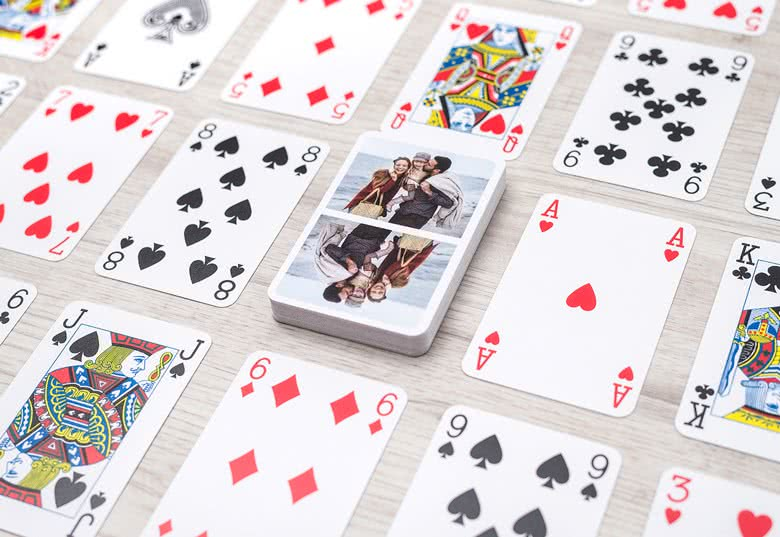
#> input picture cards.jpg, 780 x 537 px, given in place of the camera
$ jupyter execute 'Project 2.ipynb'   (text cells are left out)
#> lines starting #> are read from the running program, lines starting #| are printed output that depends on the picture; after the words box and inside, x2 and y2 are one past the last pixel; in counts of white or black regions, pixels touching at a corner belong together
#> further down, img is the input picture: shape (537, 780, 3); mean B, G, R 215.6, 213.9, 221.7
[cell 1]
import cv2
import numpy as np
height = 640
width = 480
cap = cv2.VideoCapture(1)
cap.set(0, height) #Width
cap.set(4, width) #Height
cap.set(10, 100) #Brightness
def preProcessing(img):
    imgGray = cv2.cvtColor(img, cv2.COLOR_BGR2GRAY)
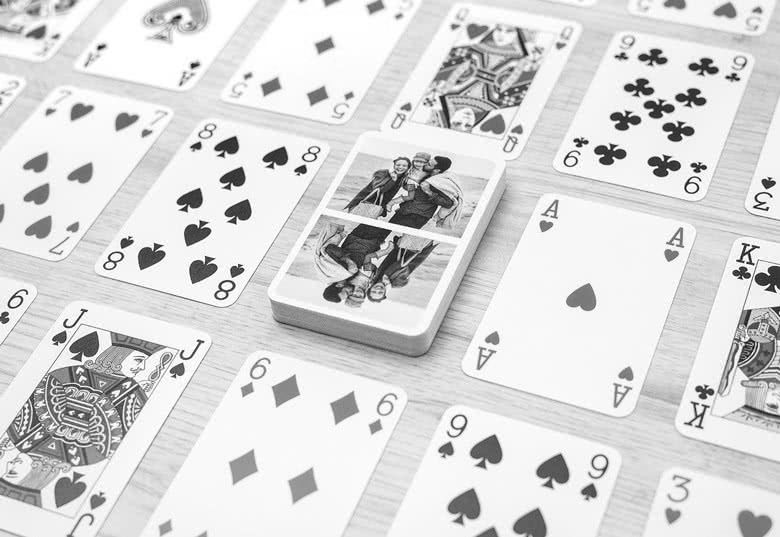
#> imgGray: shape (537, 780); min 1, max 255, mean 216.5
    imgBlur = cv2.GaussianBlur(imgGray, (1, 1), 1)
    imgCanny = cv2.Canny(imgBlur, 100, 220)
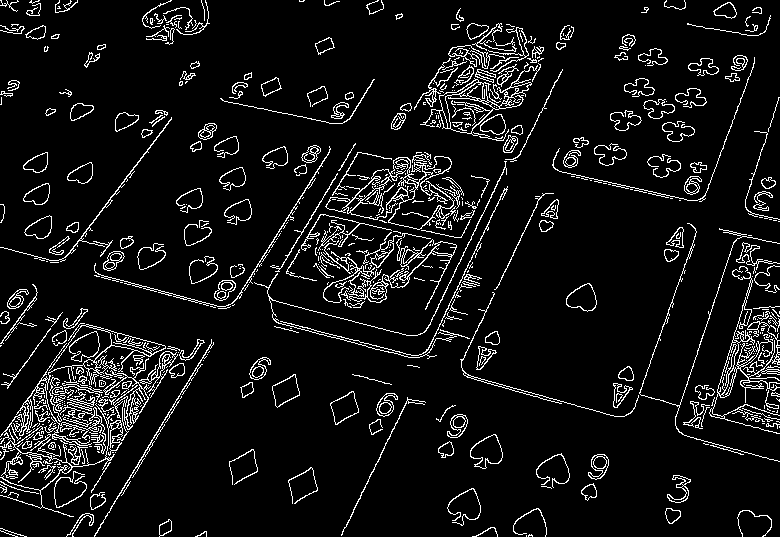
#> imgCanny: shape (537, 780); 7.6% white in thin lines or dots
    cv2.imshow("Test", imgCanny)
    kernel = np.ones((2, 2))
    imgDilate = cv2.dilate(imgCanny, kernel, iterations = 2)
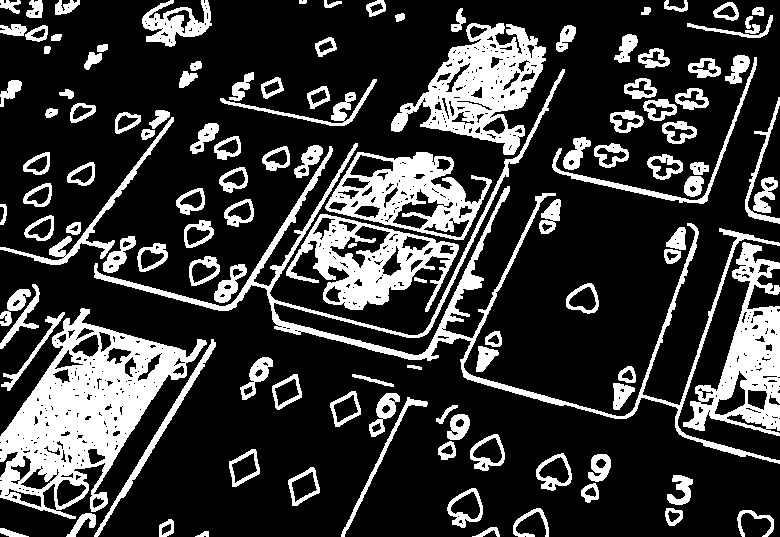
#> imgDilate: shape (537, 780); 22.6% white; 119 white regions, largest, box (x1, y1, x2, y2) and area: (0, 308, 207, 519) 17154, (94, 69, 780, 464) 11481, (391, 23, 546, 155) 8787
    imgErode = cv2.erode(imgDilate, kernel, iterations = 1)
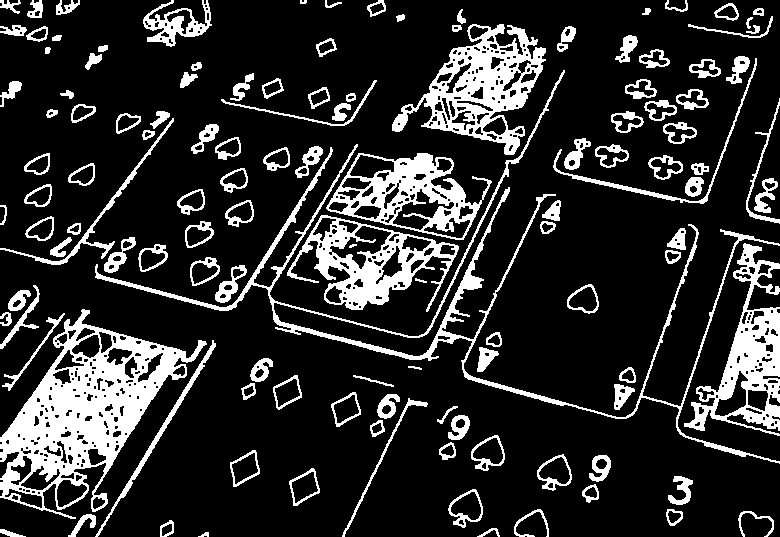
#> imgErode: shape (537, 780); 17.7% white; 127 white regions
    imgThreshold = imgErode
    cv2.imshow("Thresh", imgThreshold)
    return imgThreshold
def getContours(img):
    biggest = np.array([])
    maxArea = 0
    contours, hierarchy = cv2.findContours(img, cv2.RETR_EXTERNAL, cv2.CHAIN_APPROX_NONE)
#> contours = 126 contours, 4 with area under 20; largest, box (x1, y1, x2, y2) and area: (0, 309, 207, 519) 19496, (392, 24, 546, 155) 9404, (326, 153, 492, 240) 8452, (287, 215, 459, 312) 7980, (684, 243, 780, 436) 7406
    for cnt in contours:
        area = cv2.contourArea(cnt)
        if area > 5000:
            cv2.drawContours(imgContour, cnt, -1, (255, 0, 0), 3)
            peri = cv2.arcLength(cnt, True)
            approx = cv2.approxPolyDP(cnt, 0.02 * peri, True)
            if(area > maxArea and len(approx) == 4):
                maxArea = area
                biggest = approx
#> this loop made 126 passes
#> (area, peri) on passes 36, 45, 53, 65, 94, 111: (19496.5, 1156.6), (7405.5, 1074.5), (7980, 894.7), (8451.5, 628), (5924.5, 5422.8), (9404, 900.5)
#> area on passes 2 to 7: 67.5, 44, 160.5, 173.5, 116.5, 193.5
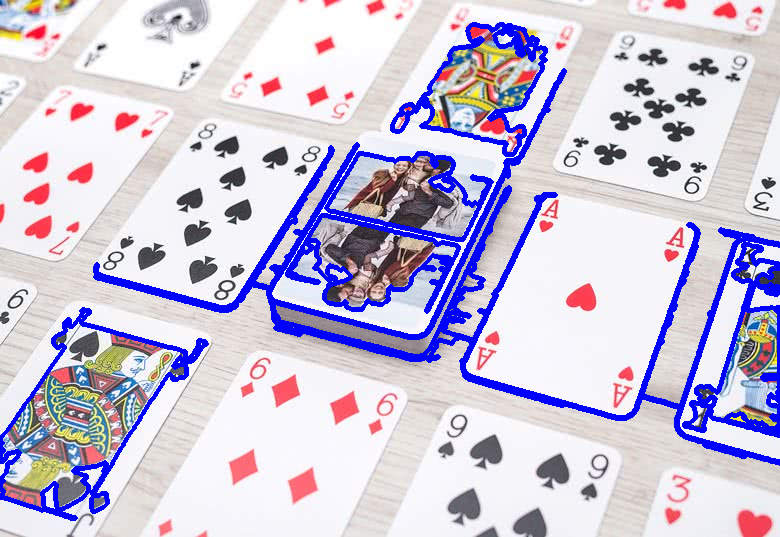
#> imgContour: shape (537, 780, 3); 8.48% of pixels changed, all inside (x1, y1, x2, y2) = (0, 22, 780, 521)
#> after the loop, biggest = empty array; maxArea = 0
    cv2.drawContours(imgContour, biggest, -1, (255, 0, 0), 10)
    #print(biggest)
    return biggest
def reorder(points):
    points = points.reshape((4, 2))
    pointsReordered = np.zeros((4,1,2), np.int32)

    add = points.sum(1)
    pointsReordered[0] = points[np.argmin(add)]
    pointsReordered[3] = points[np.argmax(add)]

    diff = np.diff(points, axis = 1)
    pointsReordered[1] = points[np.argmin(diff)]
    pointsReordered[2] = points[np.argmax(diff)]
    return pointsReordered
def getWarp(img, biggest):
    biggest = reorder(biggest)
    pt1 = np.float32(biggest)
    pt2 = np.float32([[0, 0], [width, 0], [0, height], [width, height]])
    matrix = cv2.getPerspectiveTransform(pt1, pt2)
    imgOutput = cv2.warpPerspective(img, matrix, (width, height))

    imgCropped = imgOutput[20:imgOutput.shape[0]-20, 20:imgOutput.shape[1]-20]
    imgCropped = cv2.resize(imgCropped, (width, height))
    return imgCropped
    #pass
while True:
    success, img = cap.read()
    imgContour = img.copy();
    imgThreshold = preProcessing(img)
    biggest = getContours(imgThreshold)
#> biggest = empty array
#     print(biggest.shape)
#     print(biggest)
    if biggest.size != 0:
        imgWarped = getWarp(img, biggest)
        cv2.imshow("Warped", imgWarped)
    #cv2.imshow("Video", img)q
    cv2.imshow("Contour", imgContour)
    if cv2.waitKey(1) & 0xFF == ord('q'):
#> (key q is pressed here)
        break
cap.release()
cv2.destroyAllWindows()
